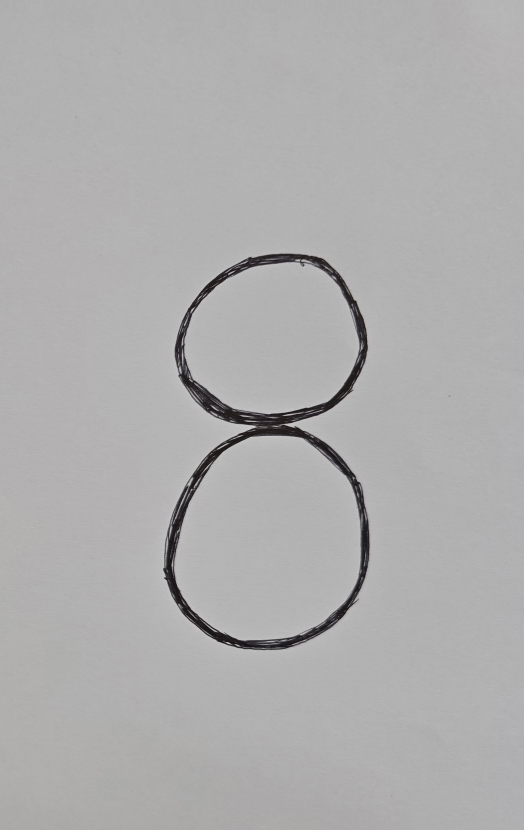
#> input picture yolo_auto/images/8_20260601_142744(2).jpg, 1570 x 2490 px (shown at 1/3 size)
$ python -i save_pgm.py   (imports and definitions only)
#> lines starting #> are read from the running program, lines starting #| are printed output that depends on the picture; after the words box and inside, x2 and y2 are one past the last pixel; in counts of white or black regions, pixels touching at a corner belong together
from __future__ import annotations

from pathlib import Path
from typing import Tuple

import cv2
import numpy as np


BBox = Tuple[float, float, float, float]


# [65 lines left out: functions crop_digit, digit_to_mnist_pgm, save_pgm, not called in this run]


def _foreground_mask(gray: np.ndarray) -> np.ndarray:
    candidates = []
    for mode in (cv2.THRESH_BINARY, cv2.THRESH_BINARY_INV):
        _, otsu = cv2.threshold(gray, 0, 255, mode | cv2.THRESH_OTSU)
        candidates.append(otsu)

    for kernel_size in _blackhat_kernel_sizes(gray):
        kernel = cv2.getStructuringElement(cv2.MORPH_ELLIPSE, (kernel_size, kernel_size))
        background = cv2.morphologyEx(gray, cv2.MORPH_CLOSE, kernel)
        dark_strokes = cv2.subtract(background, gray)
        dark_strokes = cv2.normalize(dark_strokes, None, 0, 255, cv2.NORM_MINMAX)
        _, mask = cv2.threshold(dark_strokes, 0, 255, cv2.THRESH_BINARY | cv2.THRESH_OTSU)
        candidates.append(mask)

    block = max(3, min(gray.shape[:2]) // 3)
    if block % 2 == 0:
        block += 1
    if block >= 3:
        candidates.append(
            cv2.adaptiveThreshold(
                gray,
                255,
                cv2.ADAPTIVE_THRESH_GAUSSIAN_C,
                cv2.THRESH_BINARY,
                block,
                3,
            )
        )
        candidates.append(
            cv2.adaptiveThreshold(
                gray,
                255,
                cv2.ADAPTIVE_THRESH_GAUSSIAN_C,
                cv2.THRESH_BINARY_INV,
                block,
                3,
            )
        )

    scored = []
    for candidate in candidates:
        cleaned = _clean_mask(candidate)
        component = _digit_components(cleaned)
        scored.append((_score_digit_mask(component), component))

    scored.sort(key=lambda item: item[0], reverse=True)
    return scored[0][1] if scored else np.zeros_like(gray, dtype=np.uint8)


def _clean_mask(mask: np.ndarray) -> np.ndarray:
    kernel = np.ones((2, 2), dtype=np.uint8)
    mask = cv2.morphologyEx(mask, cv2.MORPH_OPEN, kernel)
    mask = cv2.morphologyEx(mask, cv2.MORPH_CLOSE, kernel)
    return mask


def _blackhat_kernel_sizes(gray: np.ndarray) -> list[int]:
    shortest = min(gray.shape[:2])
    sizes = {
        max(5, shortest // 12),
        max(7, shortest // 8),
        max(9, shortest // 5),
    }
    normalized = []
    for size in sorted(sizes):
        if size % 2 == 0:
            size += 1
        normalized.append(max(3, size))
    return normalized


def _digit_components(mask: np.ndarray) -> np.ndarray:
    count, labels, stats, _ = cv2.connectedComponentsWithStats(mask, connectivity=8)
    if count <= 1:
        return mask

    height, width = mask.shape[:2]
    image_area = max(1, height * width)
    kept = np.zeros_like(mask, dtype=np.uint8)
    areas = stats[1:, cv2.CC_STAT_AREA]
    max_area = int(np.max(areas)) if len(areas) else 0

    for label in range(1, count):
        x = stats[label, cv2.CC_STAT_LEFT]
        y = stats[label, cv2.CC_STAT_TOP]
        w = stats[label, cv2.CC_STAT_WIDTH]
        h = stats[label, cv2.CC_STAT_HEIGHT]
        area = stats[label, cv2.CC_STAT_AREA]
        area_frac = area / image_area
        width_frac = w / max(1, width)
        height_frac = h / max(1, height)
        aspect = w / max(1, h)

        if area < max(6, int(max_area * 0.12)) and area_frac < 0.015:
            continue
        if w < 2 or h < 2:
            continue

        touches_many_edges = int(x <= 0) + int(y <= 0) + int(x + w >= width) + int(y + h >= height)
        if touches_many_edges >= 3 and area_frac > 0.25:
            continue
        if touches_many_edges >= 2 and (width_frac > 0.70 or height_frac > 0.70):
            continue
        if (x <= 1 or x + w >= width - 1) and height_frac > 0.55 and width_frac < 0.35:
            continue
        if (y <= 1 or y + h >= height - 1) and width_frac > 0.55 and height_frac < 0.30:
            continue
        if aspect > 3.0 and width_frac > 0.45:
            continue

        kept[labels == label] = 255

    if np.count_nonzero(kept) == 0:
        largest = int(np.argmax(areas)) + 1
        kept[labels == largest] = 255

    return kept


def _score_digit_mask(mask: np.ndarray) -> float:
    ys, xs = np.where(mask > 0)
    if len(xs) == 0 or len(ys) == 0:
        return -1.0

    height, width = mask.shape[:2]
    image_area = max(1, height * width)
    area_frac = len(xs) / image_area
    x1, x2 = xs.min(), xs.max() + 1
    y1, y2 = ys.min(), ys.max() + 1
    bbox_w = (x2 - x1) / max(1, width)
    bbox_h = (y2 - y1) / max(1, height)
    aspect = bbox_w / max(0.01, bbox_h)
    bbox_area = max(1, (x2 - x1) * (y2 - y1))
    fill_ratio = len(xs) / bbox_area
    cx = (x1 + x2) * 0.5 / max(1, width)
    cy = (y1 + y2) * 0.5 / max(1, height)
    center_penalty = abs(cx - 0.5) + abs(cy - 0.5)
    border_pixels = (
        np.count_nonzero(mask[0, :])
        + np.count_nonzero(mask[-1, :])
        + np.count_nonzero(mask[:, 0])
        + np.count_nonzero(mask[:, -1])
    )
    border_penalty = border_pixels / max(1, 2 * (height + width))

    score = 0.0
    score += min(area_frac, 0.35) * 4.0
    score += min(bbox_w, 0.9) + min(bbox_h, 0.9)
    score -= center_penalty
    score -= border_penalty * 1.5

    if area_frac < 0.015 or area_frac > 0.75:
        score -= 2.0
    if area_frac > 0.45:
        score -= 1.5
    if fill_ratio > 0.65:
        score -= 2.0
    elif 0.08 <= fill_ratio <= 0.45:
        score += 0.8
    if bbox_w < 0.12 or bbox_h < 0.20:
        score -= 1.0
    if aspect > 2.5 or aspect < 0.15:
        score -= 1.0
    if (y1 <= 1 or y2 >= height - 1) and bbox_w > 0.55:
        score -= 1.5
    if (x1 <= 1 or x2 >= width - 1) and bbox_h > 0.55:
        score -= 1.5
    if (int(x1 <= 1) + int(y1 <= 1) + int(x2 >= width - 1) + int(y2 >= height - 1)) >= 2:
        score -= 1.0

    return score


# [34 lines left out: functions _normalize_to_white_digit, _center_by_mass, _stretch_digit, not called in this run]

>>> import cv2
>>> picture = cv2.imread('../../yolo_auto/images/8_20260601_142744(2).jpg', cv2.IMREAD_GRAYSCALE)
#> picture: shape (2490, 1570); min 7, max 208, mean 174.4
>>> result = _foreground_mask(picture)
#> the loop in _foreground_mask, `for mode in (cv2.THRESH_BINARY, cv2.THRESH_BINARY_INV):` made 2 passes
#> pass 1, in _foreground_mask, `_, otsu = cv2.threshold(gray, 0, 255, mode | cv2.THRESH_OTSU)`:
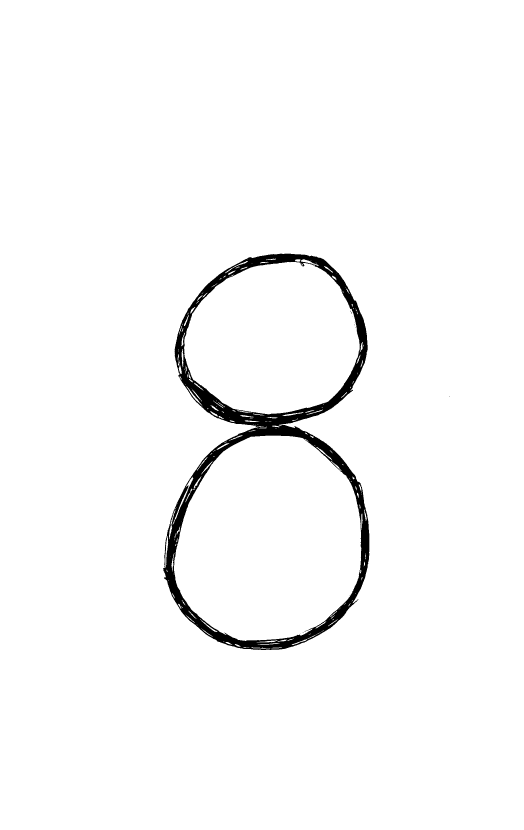
#> otsu: shape (2490, 1570) (shown at 1/3 size); 97.7% white; 11 black regions (10 under 20 px), largest, box (x1, y1, x2, y2) and area: (489, 761, 1108, 1950) 90858
#> after the loop in _foreground_mask, `for mode in (cv2.THRESH_BINARY, cv2.THRESH_BINARY_INV):`: candidates = 2 items
#> in _blackhat_kernel_sizes, `shortest = min(gray.shape[:2])`: shortest = 1570
#> in _blackhat_kernel_sizes, `sizes = { max(5, shortest // 12), max(7, shortest // 8), max(9, shorte..`: sizes = 3 items
#> the loop in _foreground_mask, `for kernel_size in _blackhat_kernel_sizes(gray):` made 3 passes
#> kernel_size on passes 1 to 3: 131, 197, 315
#> pass 1, in _foreground_mask, `kernel = cv2.getStructuringElement(cv2.MORPH_ELLIPSE, (kernel_size, ke..`:
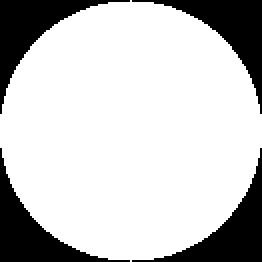
#> kernel: shape (131, 131) (shown 2 times larger); values 0 (black) and 1 (white), 78.1% white; 4 black regions, box (x1, y1, x2, y2) and area: (0, 0, 65, 57) 940, (66, 0, 131, 57) 940, (0, 74, 65, 131) 940, (66, 74, 131, 131) 940
#> pass 1, in _foreground_mask, `dark_strokes = cv2.normalize(dark_strokes, None, 0, 255, cv2.NORM_MINM..`:
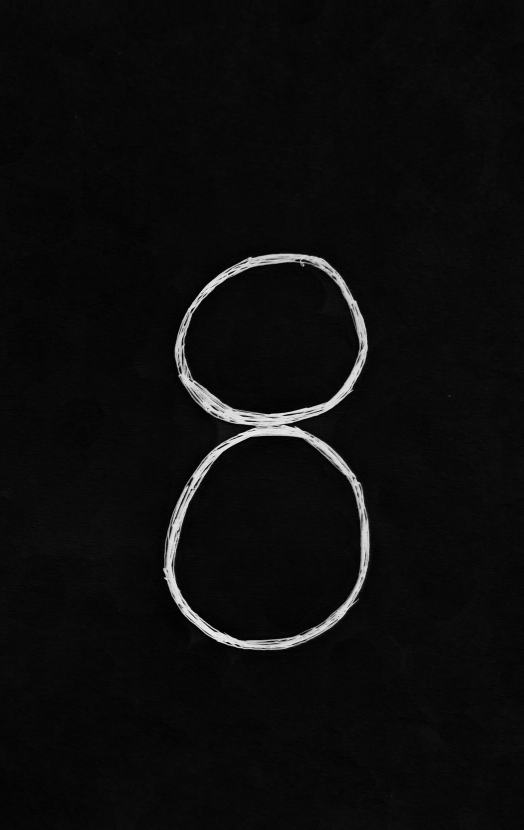
#> dark_strokes: shape (2490, 1570) (shown at 1/3 size); min 0, max 255, mean 13.4
#> after the loop in _foreground_mask, `for kernel_size in _blackhat_kernel_sizes(gray):`: candidates = 5 items
#> the loop in _foreground_mask, `for candidate in candidates:` made 7 passes
#> (count in _digit_components, stats in _digit_components, areas in _digit_components, max_area in _digit_components, area_frac in _score_digit_mask, x1 in _score_digit_mask, x2 in _score_digit_mask, y1 in _score_digit_mask) on passes 2 to 5: (2, [[0, 0, 1570, 2490, 3817475], [492, 763, 618, 1189, 91825]], [91825], 91825, 0.0235, 492, 1110, 763), (2, [[0, 0, 1570, 2490, 3816054], [491, 763, 620, 1189, 93246]], [93246], 93246, 0.0239, 491, 1111, 763), (2, [[0, 0, 1570, 2490, 3816202], [491, 763, 619, 1189, 93098]], [93098], 93098, 0.0238, 491, 1110, 763), (2, [[0, 0, 1570, 2490, 3816329], [491, 763, 619, 1189, 92971]], [92971], 92971, 0.0238, 491, 1110, 763)
#> (count in _digit_components, max_area in _digit_components, area_frac in _score_digit_mask, x1 in _score_digit_mask, x2 in _score_digit_mask, y1 in _score_digit_mask, y2 in _score_digit_mask, bbox_w in _score_digit_mask) on passes 1, 6, 7: (158, 3348272, 0.118, 524, 1086, 788, 1925, 0.358), (105, 3261837, 0.117, 525, 1084, 789, 1924, 0.356), (7448, 104744, 0.0268, 491, 1112, 761, 1953, 0.396)
#> pass 1, in _digit_components, `count, labels, stats, _ = cv2.connectedComponentsWithStats(mask, conne..`:
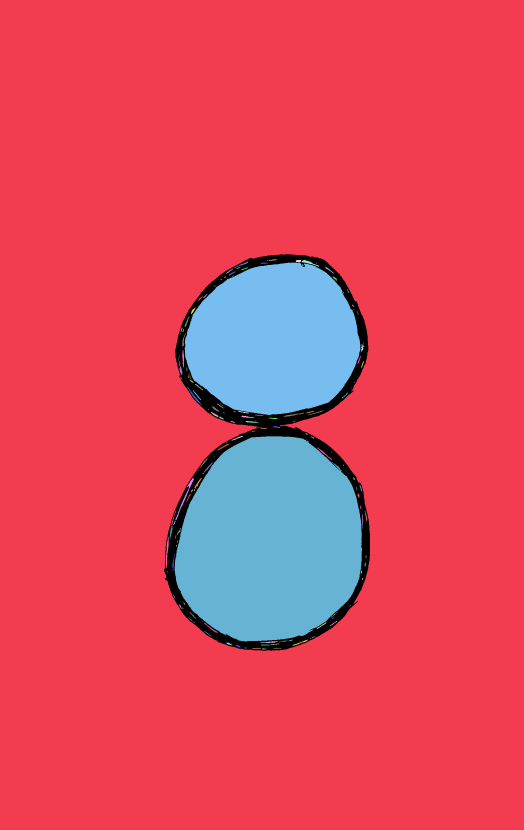
#> labels: shape (2490, 1570) int32 (shown at 1/3 size); 158 distinct labels, from 0 to 157; one colour per label, 0 black
#> pass 1, in _foreground_mask, `component = _digit_components(cleaned)`:
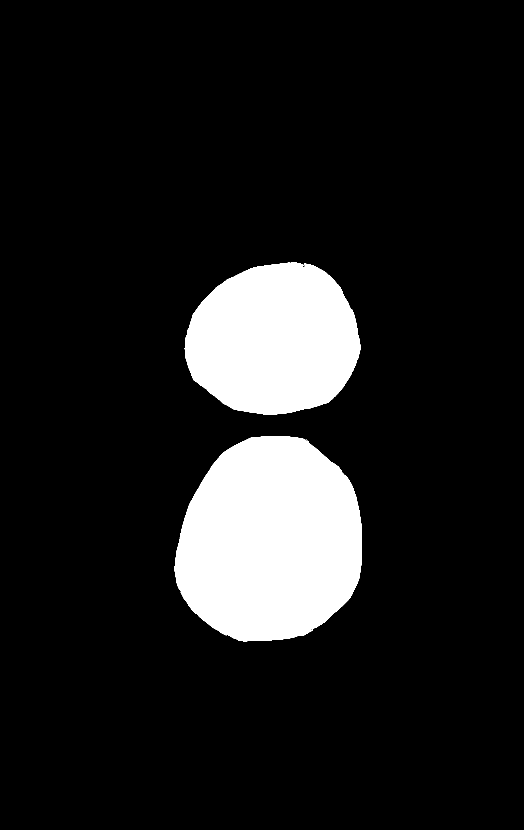
#> component: shape (2490, 1570) (shown at 1/3 size); 11.8% white; 2 white regions, box (x1, y1, x2, y2) and area: (524, 1309, 1086, 1925) 273149, (554, 788, 1081, 1245) 187506
#> after the loop in _foreground_mask, `for candidate in candidates:`:
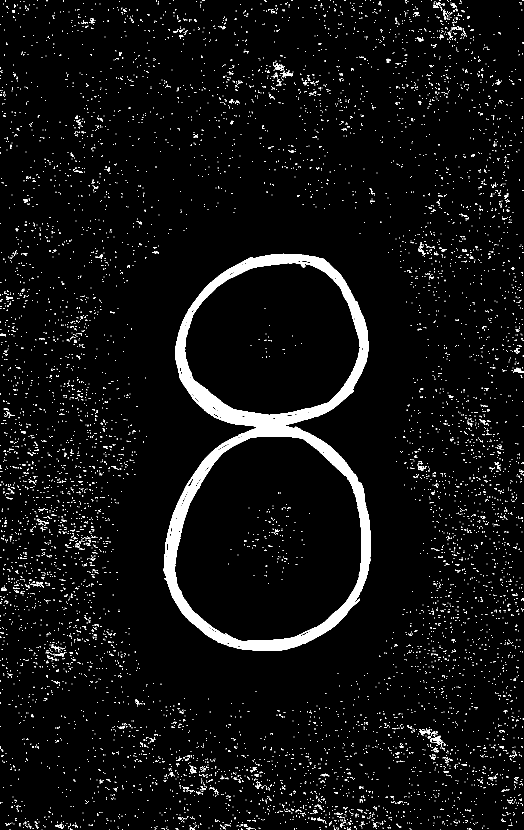
#> cleaned: shape (2490, 1570) (shown at 1/3 size); 4.3% white; 7447 white regions (6923 under 20 px), largest, box (x1, y1, x2, y2) and area: (491, 761, 1112, 1953) 104744, (1290, 2204, 1327, 2234) 374, (824, 190, 851, 213) 256
#> after the loop in _foreground_mask, `for candidate in candidates:`:
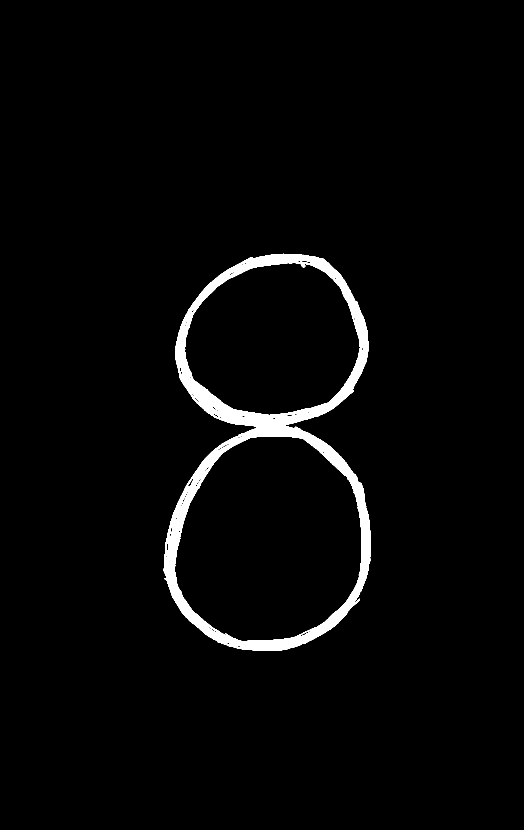
#> component: shape (2490, 1570) (shown at 1/3 size); 2.7% white; 1 white region, box (x1, y1, x2, y2) and area: (491, 761, 1112, 1953) 104744
#> after the loop in _foreground_mask, `for candidate in candidates:`: scored = 7 items
